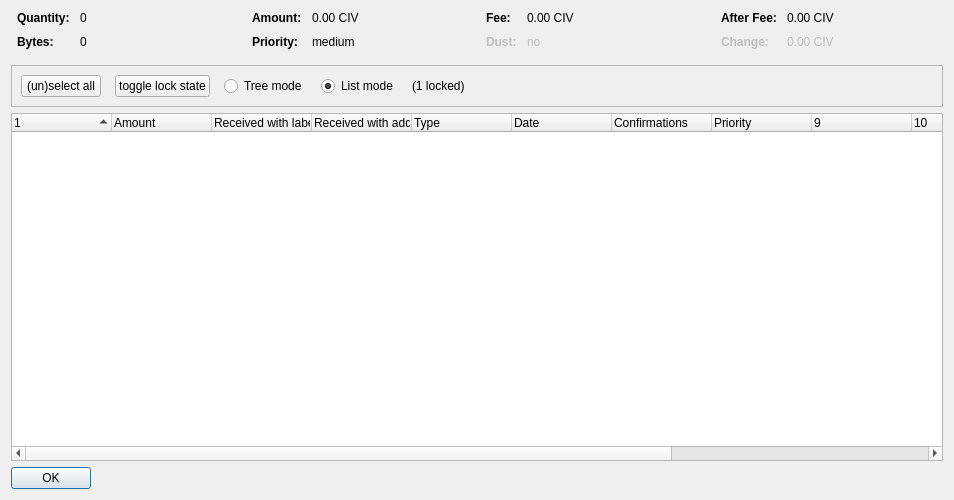
<?xml version="1.0" encoding="UTF-8"?>
<ui version="4.0">
 <class>CoinControlDialog</class>
 <widget class="QDialog" name="CoinControlDialog">
  <property name="geometry">
   <rect>
    <x>0</x>
    <y>0</y>
    <width>954</width>
    <height>500</height>
   </rect>
  </property>
  <property name="windowTitle">
   <string>Coin Selection</string>
  </property>
  <layout class="QVBoxLayout" name="verticalLayout">
   <item>
    <layout class="QHBoxLayout" name="horizontalLayoutTop" stretch="0,0,0,0">
     <property name="topMargin">
      <number>0</number>
     </property>
     <property name="bottomMargin">
      <number>10</number>
     </property>
     <item>
      <layout class="QFormLayout" name="formLayoutCoinControl1">
       <property name="horizontalSpacing">
        <number>10</number>
       </property>
       <property name="verticalSpacing">
        <number>10</number>
       </property>
       <property name="leftMargin">
        <number>6</number>
       </property>
       <property name="rightMargin">
        <number>6</number>
       </property>
       <item row="0" column="0">
        <widget class="QLabel" name="labelCoinControlQuantityText">
         <property name="font">
          <font>
           <weight>75</weight>
           <bold>true</bold>
          </font>
         </property>
         <property name="text">
          <string>Quantity:</string>
         </property>
        </widget>
       </item>
       <item row="0" column="1">
        <widget class="QLabel" name="labelCoinControlQuantity">
         <property name="cursor">
          <cursorShape>IBeamCursor</cursorShape>
         </property>
         <property name="contextMenuPolicy">
          <enum>Qt::ActionsContextMenu</enum>
         </property>
         <property name="text">
          <string notr="true">0</string>
         </property>
         <property name="textInteractionFlags">
          <set>Qt::LinksAccessibleByMouse|Qt::TextSelectableByKeyboard|Qt::TextSelectableByMouse</set>
         </property>
        </widget>
       </item>
       <item row="1" column="0">
        <widget class="QLabel" name="labelCoinControlBytesText">
         <property name="font">
          <font>
           <weight>75</weight>
           <bold>true</bold>
          </font>
         </property>
         <property name="text">
          <string>Bytes:</string>
         </property>
        </widget>
       </item>
       <item row="1" column="1">
        <widget class="QLabel" name="labelCoinControlBytes">
         <property name="cursor">
          <cursorShape>IBeamCursor</cursorShape>
         </property>
         <property name="contextMenuPolicy">
          <enum>Qt::ActionsContextMenu</enum>
         </property>
         <property name="text">
          <string notr="true">0</string>
         </property>
         <property name="textInteractionFlags">
          <set>Qt::LinksAccessibleByMouse|Qt::TextSelectableByKeyboard|Qt::TextSelectableByMouse</set>
         </property>
        </widget>
       </item>
      </layout>
     </item>
     <item>
      <layout class="QFormLayout" name="formLayoutCoinControl2">
       <property name="horizontalSpacing">
        <number>10</number>
       </property>
       <property name="verticalSpacing">
        <number>10</number>
       </property>
       <property name="leftMargin">
        <number>6</number>
       </property>
       <property name="rightMargin">
        <number>6</number>
       </property>
       <item row="0" column="0">
        <widget class="QLabel" name="labelCoinControlAmountText">
         <property name="font">
          <font>
           <weight>75</weight>
           <bold>true</bold>
          </font>
         </property>
         <property name="text">
          <string>Amount:</string>
         </property>
        </widget>
       </item>
       <item row="0" column="1">
        <widget class="QLabel" name="labelCoinControlAmount">
         <property name="cursor">
          <cursorShape>IBeamCursor</cursorShape>
         </property>
         <property name="contextMenuPolicy">
          <enum>Qt::ActionsContextMenu</enum>
         </property>
         <property name="text">
          <string notr="true">0.00 CIV</string>
         </property>
         <property name="textInteractionFlags">
          <set>Qt::LinksAccessibleByMouse|Qt::TextSelectableByKeyboard|Qt::TextSelectableByMouse</set>
         </property>
        </widget>
       </item>
       <item row="1" column="0">
        <widget class="QLabel" name="labelCoinControlPriorityText">
         <property name="font">
          <font>
           <weight>75</weight>
           <bold>true</bold>
          </font>
         </property>
         <property name="text">
          <string>Priority:</string>
         </property>
        </widget>
       </item>
       <item row="1" column="1">
        <widget class="QLabel" name="labelCoinControlPriority">
         <property name="cursor">
          <cursorShape>IBeamCursor</cursorShape>
         </property>
         <property name="contextMenuPolicy">
          <enum>Qt::ActionsContextMenu</enum>
         </property>
         <property name="text">
          <string>medium</string>
         </property>
         <property name="textInteractionFlags">
          <set>Qt::LinksAccessibleByMouse|Qt::TextSelectableByKeyboard|Qt::TextSelectableByMouse</set>
         </property>
        </widget>
       </item>
      </layout>
     </item>
     <item>
      <layout class="QFormLayout" name="formLayoutCoinControl3">
       <property name="horizontalSpacing">
        <number>10</number>
       </property>
       <property name="verticalSpacing">
        <number>10</number>
       </property>
       <property name="leftMargin">
        <number>6</number>
       </property>
       <property name="rightMargin">
        <number>6</number>
       </property>
       <item row="0" column="0">
        <widget class="QLabel" name="labelCoinControlFeeText">
         <property name="font">
          <font>
           <weight>75</weight>
           <bold>true</bold>
          </font>
         </property>
         <property name="text">
          <string>Fee:</string>
         </property>
        </widget>
       </item>
       <item row="0" column="1">
        <widget class="QLabel" name="labelCoinControlFee">
         <property name="cursor">
          <cursorShape>IBeamCursor</cursorShape>
         </property>
         <property name="contextMenuPolicy">
          <enum>Qt::ActionsContextMenu</enum>
         </property>
         <property name="text">
          <string notr="true">0.00 CIV</string>
         </property>
         <property name="textInteractionFlags">
          <set>Qt::LinksAccessibleByMouse|Qt::TextSelectableByKeyboard|Qt::TextSelectableByMouse</set>
         </property>
        </widget>
       </item>
       <item row="1" column="0">
        <widget class="QLabel" name="labelCoinControlLowOutputText">
         <property name="enabled">
          <bool>false</bool>
         </property>
         <property name="font">
          <font>
           <weight>75</weight>
           <bold>true</bold>
          </font>
         </property>
         <property name="text">
          <string>Dust:</string>
         </property>
        </widget>
       </item>
       <item row="1" column="1">
        <widget class="QLabel" name="labelCoinControlLowOutput">
         <property name="enabled">
          <bool>false</bool>
         </property>
         <property name="cursor">
          <cursorShape>IBeamCursor</cursorShape>
         </property>
         <property name="contextMenuPolicy">
          <enum>Qt::ActionsContextMenu</enum>
         </property>
         <property name="text">
          <string>no</string>
         </property>
         <property name="textInteractionFlags">
          <set>Qt::LinksAccessibleByMouse|Qt::TextSelectableByKeyboard|Qt::TextSelectableByMouse</set>
         </property>
        </widget>
       </item>
      </layout>
     </item>
     <item>
      <layout class="QFormLayout" name="formLayoutCoinControl4">
       <property name="horizontalSpacing">
        <number>10</number>
       </property>
       <property name="verticalSpacing">
        <number>10</number>
       </property>
       <property name="leftMargin">
        <number>6</number>
       </property>
       <property name="rightMargin">
        <number>6</number>
       </property>
       <item row="0" column="0">
        <widget class="QLabel" name="labelCoinControlAfterFeeText">
         <property name="font">
          <font>
           <weight>75</weight>
           <bold>true</bold>
          </font>
         </property>
         <property name="text">
          <string>After Fee:</string>
         </property>
        </widget>
       </item>
       <item row="0" column="1">
        <widget class="QLabel" name="labelCoinControlAfterFee">
         <property name="cursor">
          <cursorShape>IBeamCursor</cursorShape>
         </property>
         <property name="contextMenuPolicy">
          <enum>Qt::ActionsContextMenu</enum>
         </property>
         <property name="text">
          <string notr="true">0.00 CIV</string>
         </property>
         <property name="textInteractionFlags">
          <set>Qt::LinksAccessibleByMouse|Qt::TextSelectableByKeyboard|Qt::TextSelectableByMouse</set>
         </property>
        </widget>
       </item>
       <item row="1" column="0">
        <widget class="QLabel" name="labelCoinControlChangeText">
         <property name="enabled">
          <bool>false</bool>
         </property>
         <property name="font">
          <font>
           <weight>75</weight>
           <bold>true</bold>
          </font>
         </property>
         <property name="text">
          <string>Change:</string>
         </property>
        </widget>
       </item>
       <item row="1" column="1">
        <widget class="QLabel" name="labelCoinControlChange">
         <property name="enabled">
          <bool>false</bool>
         </property>
         <property name="cursor">
          <cursorShape>IBeamCursor</cursorShape>
         </property>
         <property name="contextMenuPolicy">
          <enum>Qt::ActionsContextMenu</enum>
         </property>
         <property name="text">
          <string notr="true">0.00 CIV</string>
         </property>
         <property name="textInteractionFlags">
          <set>Qt::LinksAccessibleByMouse|Qt::TextSelectableByKeyboard|Qt::TextSelectableByMouse</set>
         </property>
        </widget>
       </item>
      </layout>
     </item>
    </layout>
   </item>
   <item>
    <widget class="QFrame" name="frame">
     <property name="minimumSize">
      <size>
       <width>0</width>
       <height>40</height>
      </size>
     </property>
     <property name="frameShape">
      <enum>QFrame::StyledPanel</enum>
     </property>
     <property name="frameShadow">
      <enum>QFrame::Sunken</enum>
     </property>
     <layout class="QHBoxLayout" name="horizontalLayout">
      <item>
       <layout class="QHBoxLayout" name="horizontalLayoutPanel" stretch="0,0,0,0,0,0">
        <property name="spacing">
         <number>14</number>
        </property>
        <item>
         <widget class="QPushButton" name="pushButtonSelectAll">
          <property name="sizePolicy">
           <sizepolicy hsizetype="Maximum" vsizetype="Fixed">
            <horstretch>0</horstretch>
            <verstretch>0</verstretch>
           </sizepolicy>
          </property>
          <property name="text">
           <string>(un)select all</string>
          </property>
          <property name="autoDefault">
           <bool>false</bool>
          </property>
         </widget>
        </item>
        <item>
         <widget class="QPushButton" name="pushButtonToggleLock">
          <property name="sizePolicy">
           <sizepolicy hsizetype="Maximum" vsizetype="Fixed">
            <horstretch>0</horstretch>
            <verstretch>0</verstretch>
           </sizepolicy>
          </property>
          <property name="text">
           <string>toggle lock state</string>
          </property>
          <property name="autoDefault">
           <bool>false</bool>
          </property>
         </widget>
        </item>
        <item>
         <widget class="QRadioButton" name="radioTreeMode">
          <property name="sizePolicy">
           <sizepolicy hsizetype="Maximum" vsizetype="Fixed">
            <horstretch>0</horstretch>
            <verstretch>0</verstretch>
           </sizepolicy>
          </property>
          <property name="text">
           <string>Tree mode</string>
          </property>
         </widget>
        </item>
        <item>
         <widget class="QRadioButton" name="radioListMode">
          <property name="sizePolicy">
           <sizepolicy hsizetype="Maximum" vsizetype="Fixed">
            <horstretch>0</horstretch>
            <verstretch>0</verstretch>
           </sizepolicy>
          </property>
          <property name="text">
           <string>List mode</string>
          </property>
          <property name="checked">
           <bool>true</bool>
          </property>
         </widget>
        </item>
        <item>
         <widget class="QLabel" name="labelLocked">
          <property name="text">
           <string>(1 locked)</string>
          </property>
         </widget>
        </item>
        <item>
         <spacer name="horizontalSpacer">
          <property name="orientation">
           <enum>Qt::Horizontal</enum>
          </property>
          <property name="sizeHint" stdset="0">
           <size>
            <width>40</width>
            <height>20</height>
           </size>
          </property>
         </spacer>
        </item>
       </layout>
      </item>
     </layout>
    </widget>
   </item>
   <item>
    <widget class="CoinControlTreeWidget" name="treeWidget">
     <property name="contextMenuPolicy">
      <enum>Qt::CustomContextMenu</enum>
     </property>
     <property name="sortingEnabled">
      <bool>false</bool>
     </property>
     <property name="columnCount">
      <number>13</number>
     </property>
     <attribute name="headerShowSortIndicator" stdset="0">
      <bool>true</bool>
     </attribute>
     <attribute name="headerStretchLastSection">
      <bool>false</bool>
     </attribute>
     <column>
      <property name="text">
       <string/>
      </property>
     </column>
     <column>
      <property name="text">
       <string>Amount</string>
      </property>
     </column>
     <column>
      <property name="text">
       <string>Received with label</string>
      </property>
     </column>
     <column>
      <property name="text">
       <string>Received with address</string>
      </property>
     </column>
     <column>
      <property name="text">
	<string>Type</string>
      </property>
     </column>
     <column>
      <property name="text">	 
       <string>Date</string>
      </property>
     </column>
     <column>
      <property name="text">
       <string>Confirmations</string>
      </property>
      <property name="toolTip">
       <string>Confirmed</string>
      </property>
     </column>
     <column>
      <property name="text">
       <string>Priority</string>
      </property>
     </column>
     <column>
      <property name="text">
       <string/>
      </property>
     </column>
     <column>
      <property name="text">
       <string/>
      </property>
     </column>
     <column>
      <property name="text">
       <string/>
      </property>
     </column>
     <column>
      <property name="text">
       <string/>
      </property>
     </column>
     <column>
      <property name="text">
       <string/>
      </property>
     </column>
    </widget>
   </item>
   <item>
    <widget class="QDialogButtonBox" name="buttonBox">
     <property name="sizePolicy">
      <sizepolicy hsizetype="Maximum" vsizetype="Fixed">
       <horstretch>0</horstretch>
       <verstretch>0</verstretch>
      </sizepolicy>
     </property>
     <property name="orientation">
      <enum>Qt::Horizontal</enum>
     </property>
     <property name="standardButtons">
      <set>QDialogButtonBox::Ok</set>
     </property>
    </widget>
   </item>
  </layout>
 </widget>
 <customwidgets>
  <customwidget>
   <class>CoinControlTreeWidget</class>
   <extends>QTreeWidget</extends>
   <header>coincontroltreewidget.h</header>
  </customwidget>
 </customwidgets>
 <resources/>
 <connections/>
</ui>
